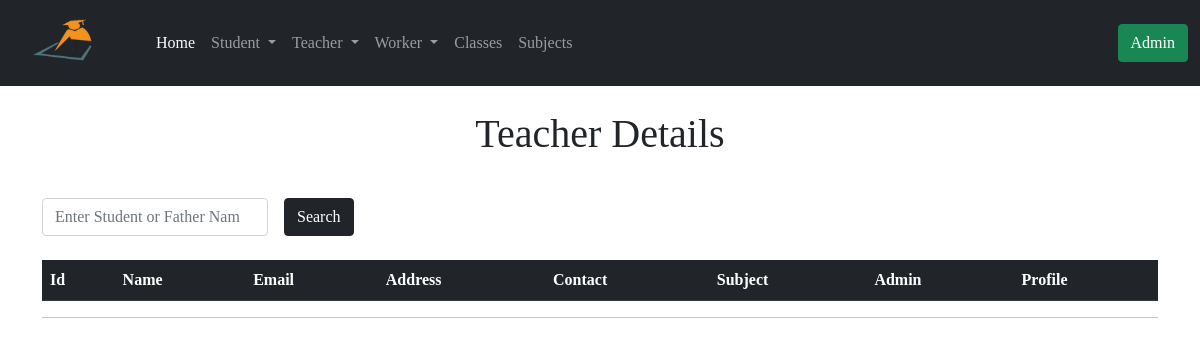
Page /teacher_detials on the earlier database version.
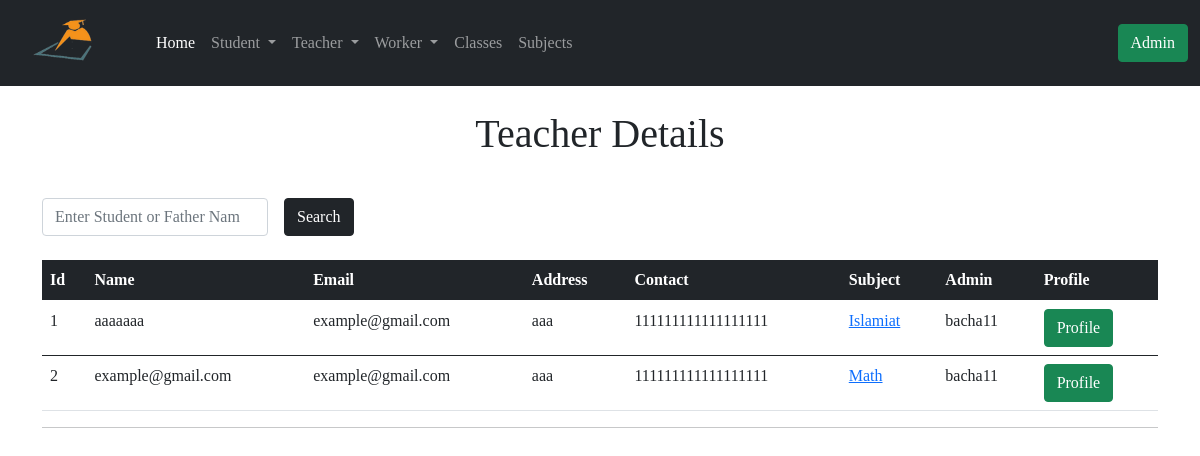
Same page on the later database version.
### app/models.py (models this page shows, shortened)
class Teacher(db.Model):
    id = db.Column(db.Integer, primary_key=True)
    tech_name = db.Column(db.String(64), index=True)
    email = db.Column(db.String(64), index=True)
    tech_address = db.Column(db.String(128), index=True)
    tech_contact = db.Column(db.String(64), index=True)
    join_date = db.Column(db.DateTime, default=datetime.utcnow())
    admin_id = db.Column(db.Integer, db.ForeignKey('admin.id'))
    tech_subject = db.Column(db.Integer, db.ForeignKey('subject.id'))

class Subject(db.Model):
    id = db.Column(db.Integer, primary_key=True)
    sub_name = db.Column(db.String(64))
    admin_id = db.Column(db.Integer, db.ForeignKey('admin.id'))
    teacher = db.relationship('Teacher', backref='sub')

class Admin(UserMixin, db.Model):
    id = db.Column(db.Integer, primary_key=True)
    username = db.Column(db.String(32), unique=True, index=True)
    email = db.Column(db.String(64), unique=True, index=True)
    password_hash = db.Column(db.String(128))
    join_date = db.Column(db.DateTime, default=datetime.utcnow())
    student = db.relationship('Student', backref='admin')
    leavestudent = db.relationship('LeaveStudent', backref='admin')
    teacher = db.relationship('Teacher', backref='admin')
    worker = db.relationship('Worker', backref='admin')
    leaveworker = db.relationship('LeaveWorker', backref='admin')
    classs = db.relationship('Class', backref='admin')
    subject = db.relationship('Subject', backref='admin')

### app/routes.py (the view)
@app.route('/teacher_detials')
def teacher_detials():
    teachers = Teacher.query.all()
    return render_template('teacher_detials.html', title='Teachers', teachers=teachers)

### app/templates/teacher_detials.html
{% extends 'base.html' %}
{% block content %}
<div class="container">
    <h1 class="text-center mt-4">Teacher Details</h1>
  <form action="" method="GET">
    <div class="row g-3 align-items-center mt-4">
      <div class="col-auto">
        <input type="search" name="query" id="inputPassword6" value="" class="form-control" placeholder="Enter Student or Father Name" required>
      </div>
      <div class="col-auto">
        <button type="submit" class="btn btn-dark">Search</button>
      </div>
    </div>
  </form>
  <table class="table mt-4">
      <thead class="table-dark">
        <tr>
          <th scope="col">Id</th>
          <th scope="col">Name</th>
          <th scope="col">Email</th>
          <th scope="col">Address</th>
          <th scope="col">Contact</th>
          <th scope="col">Subject</th>
          <th scope="col">Admin</th>
          <th scope="col">Profile</th>
        </tr>
      </thead>
      {% for teacher in teachers %}
      <tbody>
        <tr>
          <td> {{ teacher.id }}</td>
          <td> {{ teacher.tech_name }} </td>
          <td> {{ teacher.email }} </td>
          <td> {{ teacher.tech_address }} </td>
          <td> {{ teacher.tech_contact }} </td>
          <td> <a href=" "> {{ teacher.sub.sub_name }} </a></td>
          <td> {{ teacher.admin.username }} </td>
          <td> <a href=" "> <button type="submit" class="btn btn-success">  Profile </button> </a></td>
        </tr>
      </tbody>
      {% endfor %}
    </table>
    <hr>
</div>
{% endblock %}

### app/templates/base.html (shortened to what this page needs)
<!DOCTYPE html>
<html lang="en">
<head>
    <link href="https://cdn.jsdelivr.net/npm/bootstrap@5.0.0-beta2/dist/css/bootstrap.min.css" rel="stylesheet">
</head>
<body>
    {% include 'nav.html' %}
    {% block content %} {% endblock %}
</body>
</html>

### app/templates/nav.html (shortened to what this page needs)
<nav class="navbar navbar-expand-lg navbar-dark bg-dark">
    <div class="container-fluid">
      <a class="navbar-brand" href="{{ url_for('index') }}"><img src=" {{ url_for('static', filename='image/rsz_1logo.png')}} " class="brand_logo " width="120px" height="60px"  alt="Logo"></a>
      <div class="collapse navbar-collapse" id="navbarSupportedContent">
        <ul class="navbar-nav me-auto mb-2 mb-lg-0">
          <li class="nav-item">
            <a class="nav-link active" aria-current="page" href="{{ url_for('index') }}">Home</a>
          </li>
          <li class="nav-item dropdown">
            <a class="nav-link dropdown-toggle" href="#" id="navbarDropdown" role="button" data-bs-toggle="dropdown" aria-expanded="false">
              Student
            </a>
          </li>
          <li class="nav-item dropdown">
            <a class="nav-link dropdown-toggle" href="#" id="navbarDropdown" role="button" data-bs-toggle="dropdown" aria-expanded="false">
              Teacher
            </a>
          </li>
          <li class="nav-item dropdown">
            <a class="nav-link dropdown-toggle" href="#" id="navbarDropdown" role="button" data-bs-toggle="dropdown" aria-expanded="false">
              Worker
            </a>
          </li>
          <li class="nav-item">
            <a class="nav-link " aria-current="page" href="{{ url_for('list_of_class') }}">Classes</a>
          </li>
          <li class="nav-item">
            <a class="nav-link " aria-current="page" href="{{ url_for('list_of_subject') }}">Subjects</a>
          </li>
        </ul>
        {% if current_user.is_anonymous %}
        <a href="{{ url_for('admin_login') }}"><button class="btn btn-success ms-2">Admin</button></a>
        {% else %}
        <a href="{{ url_for('admin_logout') }}"><button class="btn btn-success ms-2">Logout</button></a>
        {% endif %}
      </div>
    </div>
  </nav>

### app/templates/base.html (style rules this page uses)
body { font-family: 'Times New Roman', Times, serif; }

Differences in the rows shown:
added Teacher: id "1", tech_name "aaaaaaa", email "example@gmail.com", tech_address "aaa", tech_contact "111111111111111111", sub.sub_name "Islamiat", admin.username "bacha11"
added Teacher: id "2", tech_name "example@gmail.com", email "example@gmail.com", tech_address "aaa", tech_contact "111111111111111111", sub.sub_name "Math", admin.username "bacha11"
